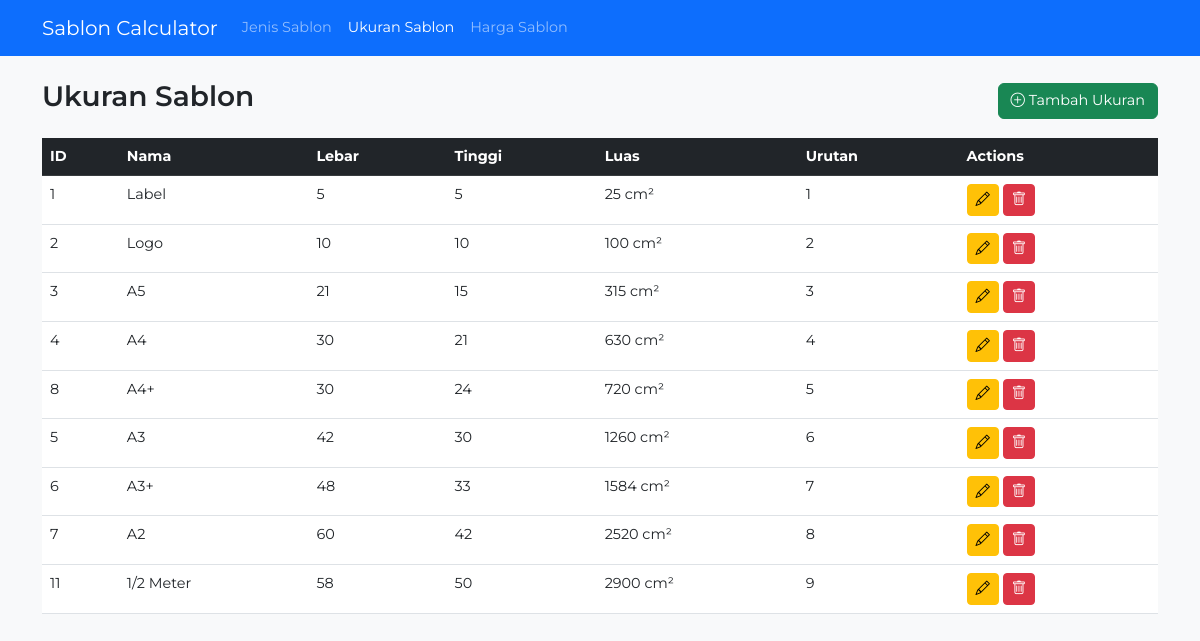
The app's page /ukuran/index.php with its own data.
### tables this page shows
CREATE TABLE `ukuran_sablon` (
  `id` int(11) NOT NULL,
  `nama` varchar(50) NOT NULL,
  `total_size` int(11) NOT NULL,
  `urutan` int(2) NOT NULL,
  `lebar` int(11) NOT NULL,
  `tinggi` int(11) NOT NULL
);

### ukuran/index.php (the view, shortened to what this page needs)
<?php include '../includes/db.php'; ?>
<!DOCTYPE html>
<html lang="en">
<head>
  <link href="https://cdn.jsdelivr.net/npm/bootstrap@5.3.0-alpha1/dist/css/bootstrap.min.css" rel="stylesheet">
  <link rel="stylesheet" href="https://cdn.jsdelivr.net/npm/bootstrap-icons@1.10.0/font/bootstrap-icons.css">
</head>
<body>
  <nav class="navbar navbar-expand-lg navbar-dark bg-primary sticky-top">
    <div class="container">
      <a class="navbar-brand" href="../">Sablon Calculator</a>
      <div class="collapse navbar-collapse" id="navbarNav">
        <ul class="navbar-nav">
          <li class="nav-item">
            <a class="nav-link" href="../sablon/">Jenis Sablon</a>
          </li>
          <li class="nav-item">
            <a class="nav-link active" href="../ukuran/">Ukuran Sablon</a>
          </li>
          <li class="nav-item">
            <a class="nav-link" href="../harga/">Harga Sablon</a>
          </li>
        </ul>
      </div>
    </div>
  </nav>
  <div class="container mt-4">
    <div id="ukuran-section">
      <div class="d-flex justify-content-between align-items-center mb-3">
        <h3>Ukuran Sablon</h3>
        <a href="create.php" class="btn btn-success">
          <i class="bi bi-plus-circle"></i> Tambah Ukuran
        </a>
      </div>
      <div class="table">
        <table class="table table-hover">
          <thead class="table-dark">
            <tr>
              <th>ID</th>
              <th>Nama</th>
              <th>Lebar</th>
              <th>Tinggi</th>
              <th>Luas</th>
              <th>Urutan</th>
              <th>Actions</th>
            </tr>
          </thead>
          <tbody>
            <?php
            $stmt = $pdo->query("SELECT * FROM ukuran_sablon ORDER BY urutan ASC");
            while ($row = $stmt->fetch()) {
              echo "<tr>";
              echo "<td>{$row['id']}</td>";
              echo "<td>{$row['nama']}</td>";
              echo "<td>{$row['lebar']}</td>";
              echo "<td>{$row['tinggi']}</td>";
              echo "<td>{$row['total_size']} cm²</td>";
              echo "<td>{$row['urutan']}</td>";
              echo "<td>
                            <a href='edit.php?id={$row['id']}' class='btn btn-sm btn-warning'><i class='bi bi-pencil'></i></a>
                            <a href='delete.php?id={$row['id']}' class='btn btn-sm btn-danger' onclick='return confirm(\"Are you sure?\")'><i class='bi bi-trash'></i></a>
                          </td>";
              echo "</tr>";
            }
            ?>
          </tbody>
        </table>
      </div>
    </div>
  </div>
</body>
</html>

### ukuran/index.php (style rules this page uses)
body { font-family: 'Montserrat', sans-serif; font-size: 0.9rem; background-color: #f8f9fa; }
h1, h2, h3, h4, h5, h6, .h1, .h2, .h3, .h4, .h5, .h6 { font-family: 'Montserrat', sans-serif; font-weight: 600; }
.navbar-brand, .nav-link { font-family: 'Montserrat', sans-serif; }
.btn { font-family: 'Montserrat', sans-serif; font-size: 0.9rem; font-weight: 400; transition: all 0.3s ease; }
.btn { transform: scale(1); transition: transform 0.2s ease, box-shadow 0.2s ease; }
.table-hover tbody tr { transition: all 0.2s ease; }

### records on screen
ukuran_sablon: id "1", nama "Label", lebar "5", tinggi "5", total_size "25", urutan "1"
ukuran_sablon: id "2", nama "Logo", lebar "10", tinggi "10", total_size "100", urutan "2"
ukuran_sablon: id "3", nama "A5", lebar "21", tinggi "15", total_size "315", urutan "3"
ukuran_sablon: id "4", nama "A4", lebar "30", tinggi "21", total_size "630", urutan "4"
ukuran_sablon: id "8", nama "A4+", lebar "30", tinggi "24", total_size "720", urutan "5"
ukuran_sablon: id "5", nama "A3", lebar "42", tinggi "30", total_size "1260", urutan "6"
ukuran_sablon: id "6", nama "A3+", lebar "48", tinggi "33", total_size "1584", urutan "7"
ukuran_sablon: id "7", nama "A2", lebar "60", tinggi "42", total_size "2520", urutan "8"
ukuran_sablon: id "11", nama "1/2 Meter", lebar "58", tinggi "50", total_size "2900", urutan "9"
